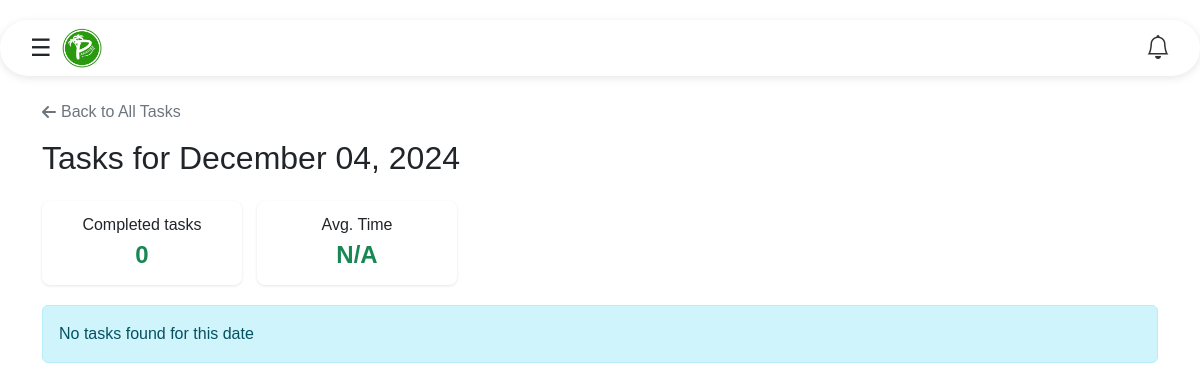
The page /housekeepers/daily_tasks.php?date=2024-12-04 (signed in) on the database as committed earlier.
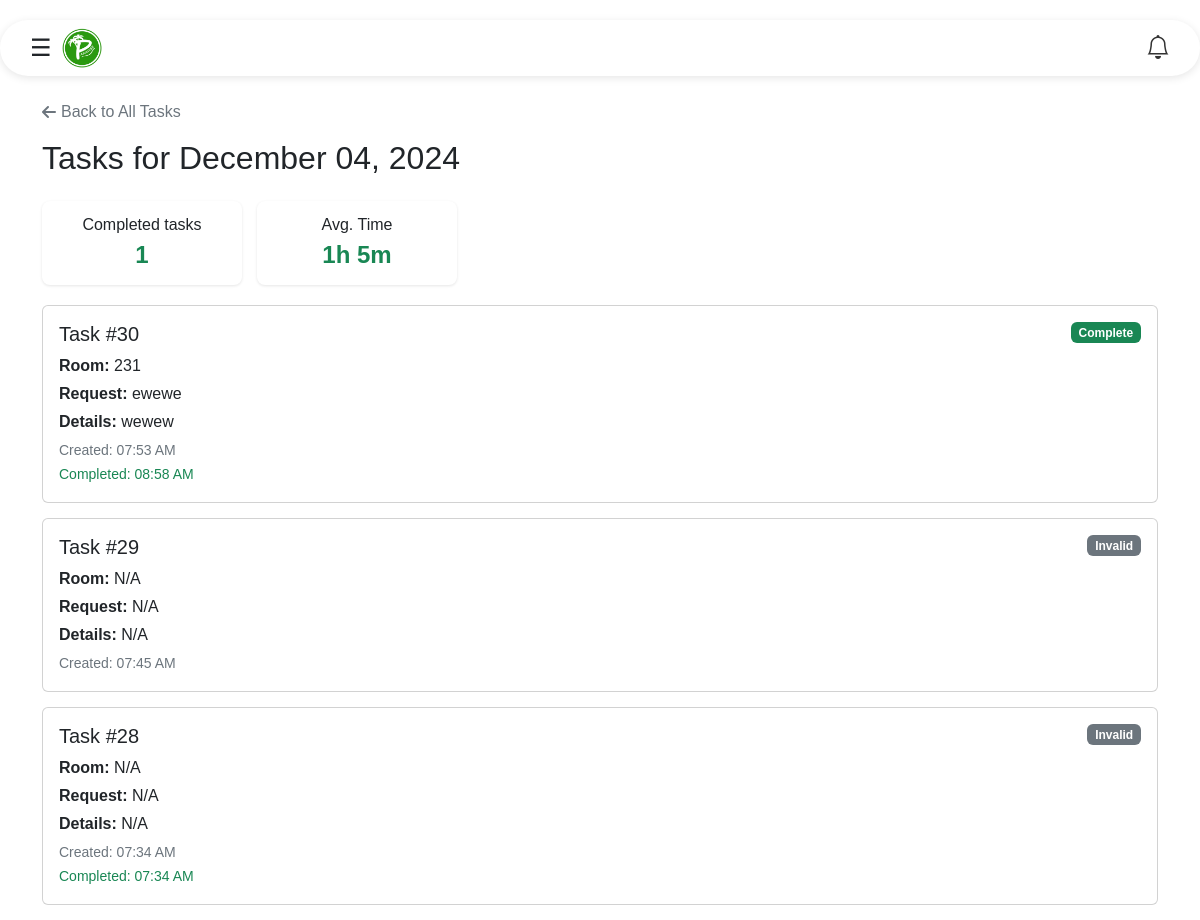
The same page on the database as committed later.
### tables this page shows
CREATE TABLE `assigntasks` (
  `emp_id` int(11) NOT NULL,
  `emp_name` varchar(20) NOT NULL,
  `task_id` int(11) NOT NULL,
  `uname` varchar(20) NOT NULL,
  `room` varchar(20) NOT NULL,
  `request` varchar(20) NOT NULL,
  `details` varchar(100) NOT NULL,
  `status` varchar(10) NOT NULL,
  `create_at` timestamp NOT NULL DEFAULT current_timestamp(),
  `completed_at` timestamp NULL DEFAULT current_timestamp()
);

### housekeepers/daily_tasks.php (the view, shortened to what this page needs)
<?php
require_once '../database.php';
$emp_id = $_SESSION['emp_id'];
$selected_date = isset($_GET['date']) ? $_GET['date'] : date('Y-m-d');
$daily_stats_query = "SELECT
    COUNT(CASE WHEN status = 'completed' OR status = 'complete' THEN 1 END) as completed_count,
    AVG(TIMESTAMPDIFF(MINUTE, create_at, completed_at)) as avg_completion_time
    FROM assigntasks
    WHERE emp_id = ?
    AND DATE(create_at) = ?
    AND (status = 'completed' OR status = 'complete')
    AND completed_at IS NOT NULL";
$stmt = $conn->prepare($daily_stats_query);
$stmt->bind_param("is", $emp_id, $selected_date);
$stmt->execute();
$daily_stats = $stmt->get_result()->fetch_assoc();
$daily_avg_time = 'N/A';
if (!is_null($daily_stats['avg_completion_time'])) {
    $minutes = round($daily_stats['avg_completion_time']);
    $hours = floor($minutes / 60);
    $remaining_minutes = $minutes % 60;
    $daily_avg_time = $hours . 'h ' . $remaining_minutes . 'm';
}
$tasks_query = "SELECT * FROM assigntasks
                WHERE emp_id = ?
                AND DATE(create_at) = ?
                ORDER BY create_at DESC";
$stmt = $conn->prepare($tasks_query);
$stmt->bind_param("is", $emp_id, $selected_date);
$stmt->execute();
$tasks = $stmt->get_result();
?>
<!DOCTYPE html>
<html lang="en">
<head>
    <link href="https://cdn.jsdelivr.net/npm/bootstrap@5.2.3/dist/css/bootstrap.min.css" rel="stylesheet">
</head>
<body>
    <?php include 'nav.php'; ?>
    <div class="container mt-4">
        <a href="mytask.php" class="back-button">
            <i class="fas fa-arrow-left"></i> Back to All Tasks
        </a>
        <h2 class="mb-4">Tasks for <?php echo date('F d, Y', strtotime($selected_date)); ?></h2>
        <div class="stats-container">
            <div class="stats-card">
                <div class="stats-label">Completed tasks</div>
                <div class="stats-number"><?php echo $daily_stats['completed_count'] ?? '0'; ?></div>
            </div>
            <div class="stats-card">
                <div class="stats-label">Avg. Time</div>
                <div class="stats-number"><?php echo $daily_avg_time; ?></div>
            </div>
        </div>
        <div class="tasks-list">
            <?php
            if ($tasks->num_rows > 0) {
                while ($task = $tasks->fetch_assoc()) {
                    $status_class = 'status-' . strtolower($task['status']);
                    ?>
                    <div class="card task-card <?php echo $status_class; ?>">
                        <div class="card-body">
                            <div class="d-flex justify-content-between align-items-start">
                                <div>
                                    <h5 class="card-title">Task #<?php echo $task['task_id']; ?></h5>
                                    <p class="mb-1"><strong>Room:</strong> <?php echo $task['room']; ?></p>
                                    <p class="mb-1"><strong>Request:</strong> <?php echo $task['request']; ?></p>
                                    <p class="mb-1"><strong>Details:</strong> <?php echo $task['details']; ?></p>
                                    <small class="text-muted">Created: <?php echo date('h:i A', strtotime($task['create_at'])); ?></small>
                                    <?php if ($task['completed_at']) { ?>
                                        <br><small class="text-success">Completed: <?php echo date('h:i A', strtotime($task['completed_at'])); ?></small>
                                    <?php } ?>
                                </div>
                                <span class="badge <?php
                                    echo match(strtolower($task['status'])) {
                                        'completed', 'complete' => 'bg-completed',
                                        'working' => 'bg-working',
                                        default => 'bg-invalid'
                                    };
                                ?>">
                                    <?php echo ucfirst($task['status']); ?>
                                </span>
                            </div>
                        </div>
                    </div>
                    <?php
                }
            } else {
                echo '<div class="alert alert-info">No tasks found for this date</div>';
            }
            ?>
        </div>
    </div>
</body>
</html>

Rows that differ between the two databases and show on the page:
added assigntasks: task_id "30", room "231", request "ewewe", details "wewew", create_at "07:53 AM", completed_at "08:58 AM", status "Complete"
added assigntasks: task_id "29", room "N/A", request "N/A", details "N/A", create_at "07:45 AM", status "Invalid"
added assigntasks: task_id "28", room "N/A", request "N/A", details "N/A", create_at "07:34 AM", completed_at "07:34 AM", status "Invalid"
Other text that changed with them:
$daily_stats['completed_count']: "0" → "1"
$daily_avg_time: "N/A" → "1h 5m"
text no longer shown: "No tasks found for this date"
